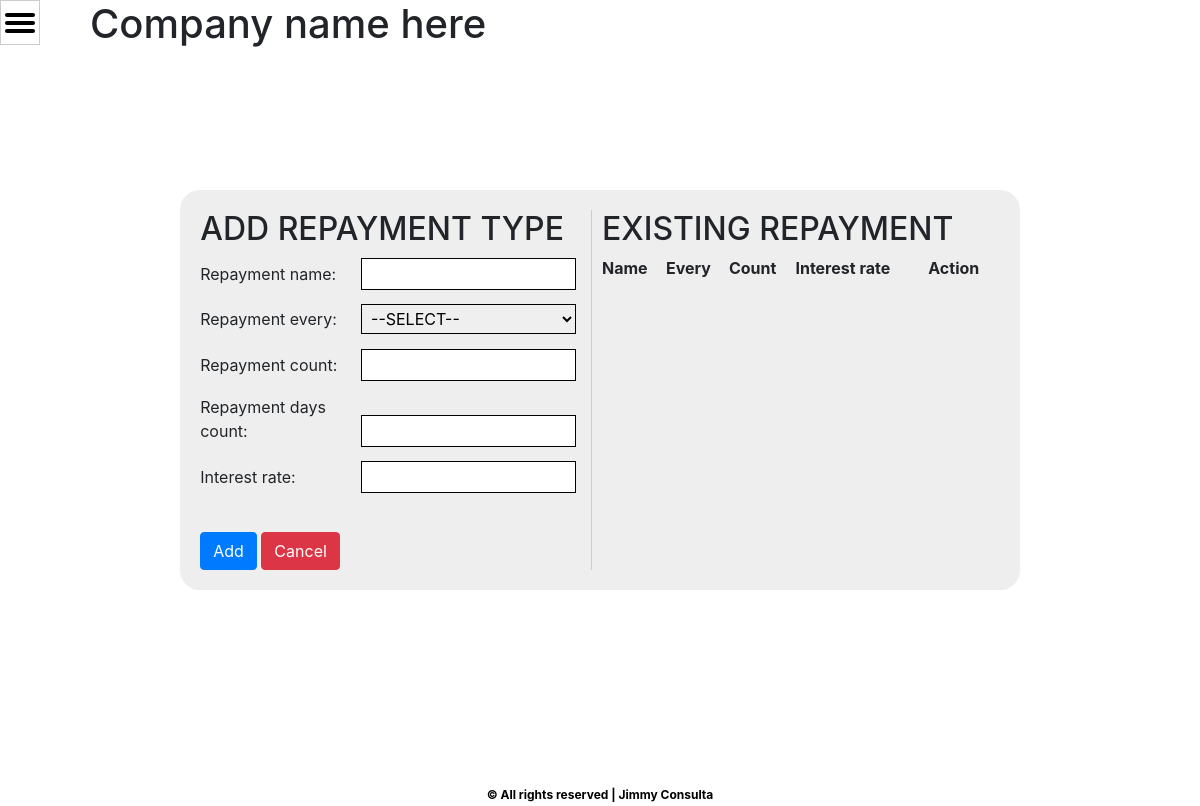
Before: /repayment.php (signed in) with the older database file.
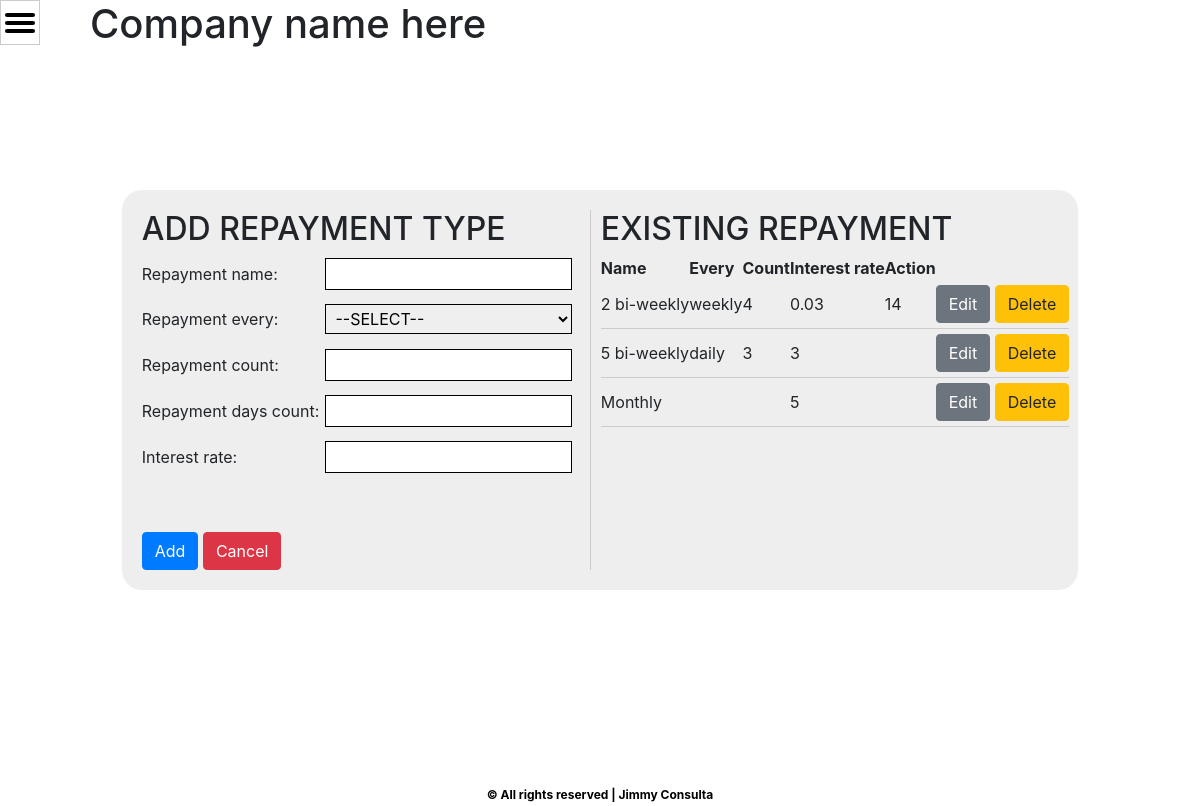
After: the same page with the newer database file.
### tables this page shows
CREATE TABLE `repayment_type` (
  `id` int(11) NOT NULL,
  `repayment_type` varchar(250) NOT NULL,
  `repayment_every` varchar(250) NOT NULL,
  `repayment_count` varchar(5) NOT NULL,
  `repayment_days_count` varchar(10) NOT NULL,
  `interest_rate` varchar(250) NOT NULL,
  `added_by` varchar(250) NOT NULL,
  `added_at` datetime NOT NULL DEFAULT current_timestamp()
);

### includes/autoLoadClassesMain.inc.php (called while the page is built, shortened)
<?php
function autoLoadClasses($classname)
{
    $path = './classes/';
    $extension = '.class.php';
    $filename = $path . strtolower($classname) . $extension;
}

### classes/Dbh.class.php (called while the page is built)
<?php
class Dbh
{
    private $host = "localhost";
    private $username = "root";
    private $password = "123456";
    private $dbname = "lending_system";
    protected function  connect()
    {
        $dsn = 'mysql:host=' . $this->host . ';dbname=' . $this->dbname;
        $pdo = new PDO($dsn, $this->username, $this->password);
        $pdo->setAttribute(PDO::ATTR_DEFAULT_FETCH_MODE, PDO::FETCH_ASSOC);
        return $pdo;
    }
}

### classes/Model.class.php (called while the page is built, shortened)
<?php
class Model extends Dbh
{
    protected function getRepayment()
    {
        $sql = "SELECT * FROM repayment_type ORDER BY repayment_type";
        $stmt = $this->connect()->prepare($sql);
        $stmt->execute();
        $results = $stmt->fetchAll();
        return $results;
    }
}

### classes/View.class.php (called while the page is built, shortened)
<?php
class  View extends Model
{
    public function getRepaymentDetails()
    {
        return $this->getRepayment();
    }
}

### repayment.php (the view, shortened to what this page needs)
<?php
    include './header.php';
?>
<link rel="stylesheet" href="./css/repayment.css" class="rel">
    <div class="container_repayment">
        <div class="repayment_details">
            <div class="repayment_action">
                <h2>ADD REPAYMENT TYPE</h2>
                <div class="repayment_field">
                    <label for="repayment_type">Repayment name: </label>
                    <input type="text" id="repayment_type" name="repayment_type" data-input>
                </div>
                <div class="repayment_field">
                    <label for="repayment_every">Repayment every: </label>
                    <select type="text" id="repayment_every" name="repayment_every" data-input>
                        <option selected value="">--SELECT--</option>
                    </select>
                </div>
                <div class="repayment_field">
                    <label for="repayment_count">Repayment count: </label>
                    <input type="text" id="repayment_count" name="repayment_count" data-input>
                </div>
                <div class="repayment_field">
                    <label for="repayment_days_count">Repayment days count: </label>
                    <input type="text" id="repayment_days_count" name="repayment_days_count" data-input>
                </div>
                <div class="repayment_field">
                    <label for="repayment_interest_rate">Interest rate: </label>
                    <input type="text" id="interest_rate" name="repayment_interest_rate" data-input>
                </div>
                <div class="repayment_buttons">
                    <button type="submit" class="btn btn-primary" id="repayment-create">Add</button>
                    <button type="button" class="btn btn-danger" id="repayment-cancel">Cancel</button>
                </div>
            </div>
            <div class="repayment_lists">
                <h2>EXISTING REPAYMENT</h2>
                <table>
                    <thead>
                        <tr>
                            <th>Name</th>
                            <th>Every</th>
                            <th>Count</th>
                            <th>Interest rate</th>
                            <th>Action</th>
                        </tr>
                    </thead>
                    <tbody>
                        <?php foreach($view->getRepaymentDetails() as $details) : ?>
                            <tr>
                                <td><?php echo $details['repayment_type'] ?></td>
                                <td><?php echo $details['repayment_every'] ?></td>
                                <td><?php echo $details['repayment_count'] ?></td>
                                <td><?php echo $details['interest_rate'] ?></td>
                                <td><?php echo $details['repayment_days_count'] ?></td>
                                <td>
                                    <button class="btn btn-secondary edit_repayment" value="<?php echo $details['id'] ?>">Edit</button>
                                    <button class="btn btn-warning delete_repayment" value="<?php echo $details['id'] ?>">Delete</button>
                                </td>
                            </tr>
                        <?php endforeach; ?>
                    </tbody>
                </table>
            </div>
        </div>
    </div>
<?php
    include './footer.php';
?>

### header.php (shortened to what this page needs)
<?php
include_once('./includes/autoLoadClassesMain.inc.php');
$view = new View();
?>
<!DOCTYPE html>
<html lang="en">
<head>
    <link rel="stylesheet" type="text/css" href="https://cdn.datatables.net/1.13.1/css/jquery.dataTables.min.css"/>
    <link rel="stylesheet" href="https://cdn.jsdelivr.net/npm/bootstrap@4.0.0/dist/css/bootstrap.min.css">
    <link rel="stylesheet" href="./css/header.css" class="rel">
</head>
<body id="body">
    <div class="body">
        <div class="menu-btn">
            <div class="menu-btn__burger"></div>
        </div>
        <div class="container_content" id="container-content">
            <div class="page_nav">
                <div class="company_name">
                    <h1 id="sampleH1">Company name here</h1>
                </div>
            </div>

### footer.php (shortened to what this page needs)
    </div>
</div>
    <div class="container-footer">
        <div class="footer-left">&copy; All rights reserved | Jimmy Consulta</div>
    </div>
</body>
</html>

### css/header.css (style rules this page uses)
* { padding: 0; margin: 0; box-sizing: border-box; }
body { width: 100%; }
.body { display: flex; position: relative; width: 100%; flex-direction: column; min-height: 98vh; }
.menu-btn { display: flex; justify-content: center; align-items: center; height: 45px; cursor: pointer; transition: all .5s ease-in-out; background-color: #fff; width: 40px; caret-color: transparent; border: 1px solid #ccc; position: fixed; top: 0; left: 0; bottom: 96%; }
.menu-btn__burger { width: 30px; height: 4px; background: #000; border-radius: 5px; transition: all .5s ease-in-out; }
.menu-btn__burger::before, .menu-btn__burger::after { content: ''; position: absolute; width: 30px; height: 4px; background: #000; border-radius: 5px; transition: all .5s ease-in-out; }
.menu-btn__burger::before { transform: translateY(-8px); }
.menu-btn__burger::after { transform: translateY(8px); }
.container_content { transition: all 0.6s; padding: 10px; }
.page_nav { position: fixed; background-color: #fff; width: 100%; top: 0; left: 40px; transition: all 0.6s; }
.company_name { display: flex; padding-left: 50px; margin-bottom: 10px; }
.company_name h1 { caret-color: transparent; }
.container-footer { width: 100%; color: #000; font-weight: bold; text-align: center; font-size: 12px; padding-top: 2px; padding-bottom: 2px; caret-color: transparent; background-color: white; }

### css/repayment.css (style rules this page uses)
.container_repayment { margin-top: 60px; padding: 10px; display: flex; justify-content: center; align-items: center; min-height: 80vh; }
.repayment_details { display: flex; min-width: 60%; padding: 20px; background-color: #eee; border-radius: 20px; min-height: 400px; }
.repayment_action { min-width: 49%; min-height: 100%; position: relative; border-right: 1px solid #ccc; }
.repayment_field { margin: 10px 0 10px 0; }
.repayment_field label { width: 40%; }
.repayment_field select, .repayment_field input { width: 55%; padding: 3px 0 3px 5px; border: 1px solid #000; }
.repayment_buttons { position: absolute; bottom: 0; left: 0; right: 0; }
.repayment_lists { padding-left: 10px; display: flex; flex-direction: column; width: 100%; }
.repayment_lists table thead tr th, .repayment_lists table tbody tr td { white-space: nowrap; }
.repayment_lists table tbody tr td { padding: 5px 0 5px 0; border-bottom: 1px solid #ccc; }

Changed rows visible on the page:
added repayment_type: repayment_type "2 bi-weekly", repayment_every "weekly", repayment_count "4", interest_rate "0.03", repayment_days_count "14", $details['id'] 1 (drawn)
added repayment_type: repayment_type "5 bi-weekly", repayment_every "daily", repayment_count "3", interest_rate "3", $details['id'] 22 (drawn)
added repayment_type: repayment_type "Monthly", interest_rate "5", $details['id'] 2 (drawn)
